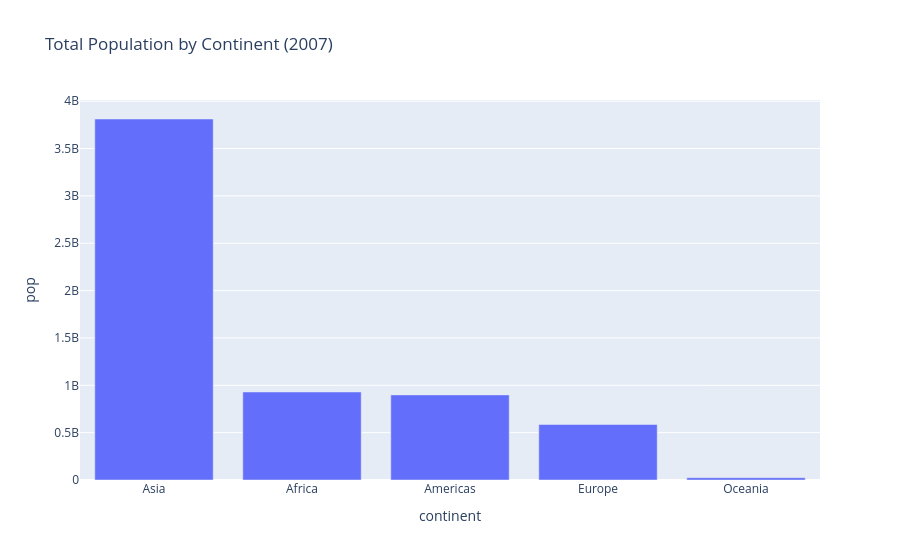

Source (notebook cell):
### Markdown cell above
#### Bar Chart — Total Population by Continent
Compare values across categories.

### Code cell
df_bar = df_2007.groupby('continent')['pop'].sum().reset_index().sort_values(by='pop', ascending=False)

fig = px.bar(df_bar, x='continent', y='pop',
             title='Total Population by Continent (2007)')
fig.show()

### Figure 1 — Plotly figure (JSON) as saved in the notebook; plotly's stock layout.template omitted (floating-point values rounded to 4 significant figures)
{"data": [{"hovertemplate": "continent=%{x}<br>pop=%{y}<extra></extra>", "legendgroup": "", "marker": {"color": "#636efa", "pattern": {"shape": ""}}, "name": "", "orientation": "v", "showlegend": false, "textposition": "auto", "type": "bar", "x": ["Asia", "Africa", "Americas", "Europe", "Oceania"], "xaxis": "x", "y": [3811953827, 929539692, 898871184, 586098529, 24549947], "yaxis": "y"}], "layout": {"barmode": "relative", "legend": {"tracegroupgap": 0}, "title": {"text": "Total Population by Continent (2007)"}, "xaxis": {"anchor": "y", "domain": [0, 1], "title": {"text": "continent"}}, "yaxis": {"anchor": "x", "domain": [0, 1], "title": {"text": "pop"}}}}
